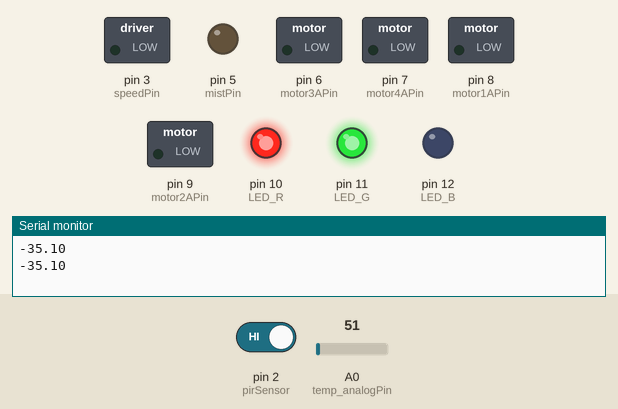
A sketch run on a simulated Arduino Uno, built with avr-gcc and run on an emulated ATmega328P. Shown: switched loads named in the sketch (green lamp = pin HIGH), output pins drawn as LEDs (lit = HIGH), the last lines printed to the serial monitor. The test bench sets the inputs (shaded band); at power-on: A0 (temp_analogPin) = 51, pin 2 (pirSensor) HIGH.

Above: at 1.9 s.
2.0 s: A0 (temp_analogPin) set to 138
3.5 s: A0 (temp_analogPin) set to 151
At 4.9 s:
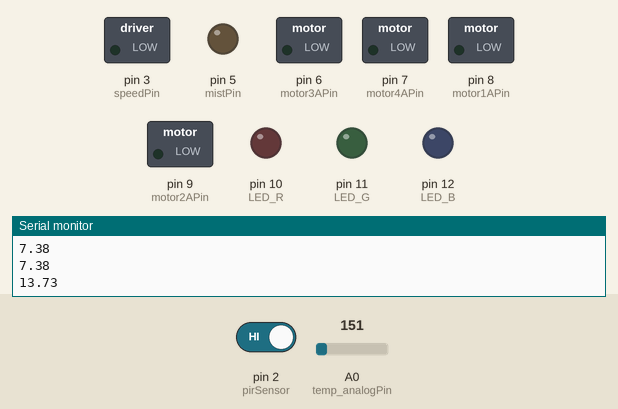
5.9 s: pin 2 (pirSensor) driven LOW
10.2 s: A0 (temp_analogPin) set to 163
At 11.1 s:
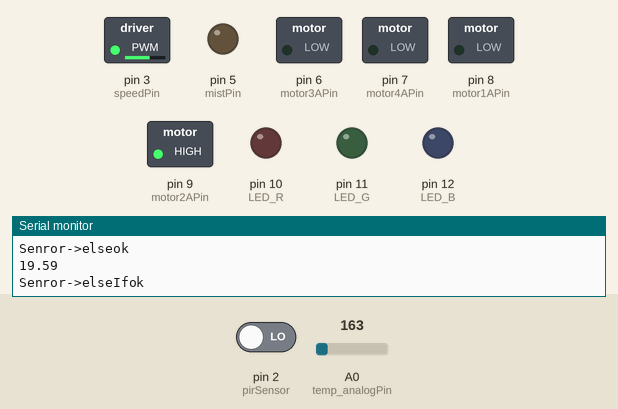
Timing chart, 0 to 13.2 s (numbered marks = the images above; inputs shaded):
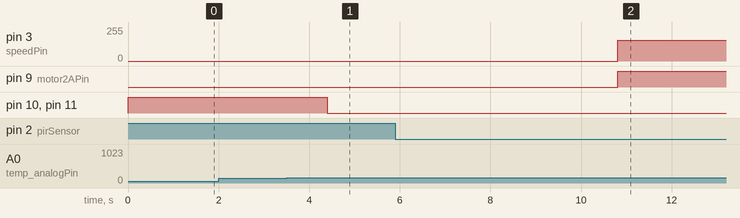

Measured:
- the behaviour switches between 143 and 144 on A0 (temp_analogPin) (found by bisection; images 0 and 1)
- after the input at 3.5 s, pin 10 (LED_R), pin 11 (LED_G): HIGH → LOW after 0.90 s
- after the input at 10.2 s, pin 3 (speedPin): 0/255 → 156/255 after 0.61 s; pin 9 (motor2APin): LOW → HIGH after 0.61 s

The sketch:

integral_test_mist.ino
```cpp
/*
 * 変数群
 */

int LED_R = 10;            // デジタルピン9番に赤色LEDを割り当てる(変数)
int LED_G = 11;            // デジタルピン10番に緑色LEDを割り当てる(変数)
int LED_B = 12;            // デジタルピン11番に青色LEDを割り当てる(変数)
int WAIT = 500;            // 待ち時間の指定
int pirSensor=2;           // 人感センサを読み取るピン
int speedPin = 3;          // PWM制御出力ピン
int mistPin  = 5;          // ミストのPWM制御
int motor1APin = 8;        // 1A ピン
int motor2APin = 9;        // 2A ピン
int motor3APin = 6;        // 3A
int motor4APin = 7;        // 4A
int speed_value_motor1;    // PWM値(スピード)
int mist_value_motor2;     // PWM値(ミスト)
int temp_analogPin=0;      // 温度センサを読み取るアナログピン
float cel2=0.0;            // 気温
volatile int pir_flag =0;  // 人感センサのオンオフのフラグ

/*-------------------------------------------
 * LEDの色制御
 */
void red(){
  digitalWrite(LED_R, LOW);
  digitalWrite(LED_G, HIGH);   // 赤色LEDを点灯しその他を消灯
  digitalWrite(LED_B, HIGH);
}
void blue(){
  digitalWrite(LED_R, HIGH);
  digitalWrite(LED_G, HIGH);  //青色LEDを点灯しその他を消灯
  digitalWrite(LED_B, LOW);
}
void green(){
  digitalWrite(LED_R, HIGH);
  digitalWrite(LED_G, LOW);   // 緑色LEDを点灯しその他を消灯
  digitalWrite(LED_B, HIGH);
}

void yellow(){
  digitalWrite(LED_R, LOW);
  digitalWrite(LED_G, LOW);   // 黄=(赤+緑)を点灯しその他を消灯
  digitalWrite(LED_B, HIGH);
}
void white(){
  digitalWrite(LED_R, LOW);
  digitalWrite(LED_G, LOW);   // 白=(赤＋青＋緑)を点灯しその他を消灯
  digitalWrite(LED_B, LOW);
}
/* 終了
 * ------------------------------------
 */


 /*-----------------------------------
  * 温度によりLEDの色を制御
  */
void temp_LED(){
  int val=analogRead(temp_analogPin);
  float cel =(float)val*500.0/1024.0-60.0;
  if(cel<10)//if temperature is in (-inf,10), then LED is blue.
    blue();
  else if(cel<20)//if temperature is in [10,20),then LED is white.
    white();
  else if(cel<30)//if temperature is in [20,30),then LED is orange
    yellow();
  else//LED is otherwise red. i.e. temperature is in [30,inf)
    red();
  cel2=cel;//計算結果を反映
}

/*
 * 終了
 * -------------------------------
 */


/*-------------------------------------
 * 扇風機関連のプログラム
 */
void pwm_with(int speed_num){
  digitalWrite(motor1APin, LOW); // 1Y is set LOW
  digitalWrite(motor2APin, HIGH); //　2Y is set HIGH
  speed_value_motor1 = speed_num; // this has 0~255
  analogWrite(speedPin, speed_value_motor1);
}

void stop_fan(){
  digitalWrite(motor1APin, LOW);
  digitalWrite(motor2APin, LOW);
  analogWrite(speedPin, 0);
}
void turnOn_fan(){
  pwm_with(255);
  delay(5000);
}
void turnOff_fan(){
  stop_fan();
  delay(1000);
}
/*
 * 終了
 * ------------------------------------
 */


/*-------------------------------------------------
 * 人感フラグ割り込み時の関数
 */
void pir_change(){
  pir_flag=(pir_flag+1)%2;
}

/*
 * 終了
 * ----------------------------------------------
 */


/*
 * 温度によって速度を変化
 */

void motor_from_temp(){
  if(cel2>=25){
    Serial.println("Senror->Ifok");
    pwm_with(255);
    mistpwm_with(255);
    delay(5000);
  }
  else if(cel2>=15){
    Serial.println("Senror->elseIfok");
    pwm_with(156);
    stop_mist();
    delay(5000);
  }
  else{
    Serial.println("Senror->elseok");
    turnOff_fan();
    stop_mist();
    delay(1000);
  }
}

 /*
  * 終了
  *------------------------
  */

/*
 * ミスト関連
 */
void mistpwm_with(int speed_num){
  digitalWrite(motor3APin, LOW); // 3Y is set LOW
  digitalWrite(motor4APin, HIGH); //　4Y is set HIGH
  mist_value_motor2 = speed_num; // this has 0~255
  analogWrite(mistPin, mist_value_motor2);
}
void stop_mist(){
  digitalWrite(motor3APin, LOW); // 3Y is set LOW
  digitalWrite(motor4APin, LOW); //　4Y is set LOW
  analogWrite(mistPin,0);
}

/*
 * 終了
 * ----------------------
 */

 void setup(){
  Serial.begin(9600);
  pinMode(LED_R, OUTPUT);  // それぞれのピンを出力に設定
  pinMode(LED_G, OUTPUT);
  pinMode(LED_B, OUTPUT);
  pinMode(speedPin, OUTPUT);
  pinMode(mistPin,OUTPUT);
  pinMode(motor1APin, OUTPUT);
  pinMode(motor2APin, OUTPUT);
  pinMode(motor3APin,OUTPUT);
  pinMode(motor4APin,OUTPUT);
  pinMode(pirSensor,INPUT_PULLUP);
  attachInterrupt(digitalPinToInterrupt(pirSensor),pir_change,CHANGE);
}


 void loop(){
  int pos=pir_flag;
  temp_LED();
  Serial.println(cel2);
  if(pos){
    motor_from_temp();
  }
  else{
    turnOff_fan();
    stop_mist();
  }
  delay(100);
}
```
